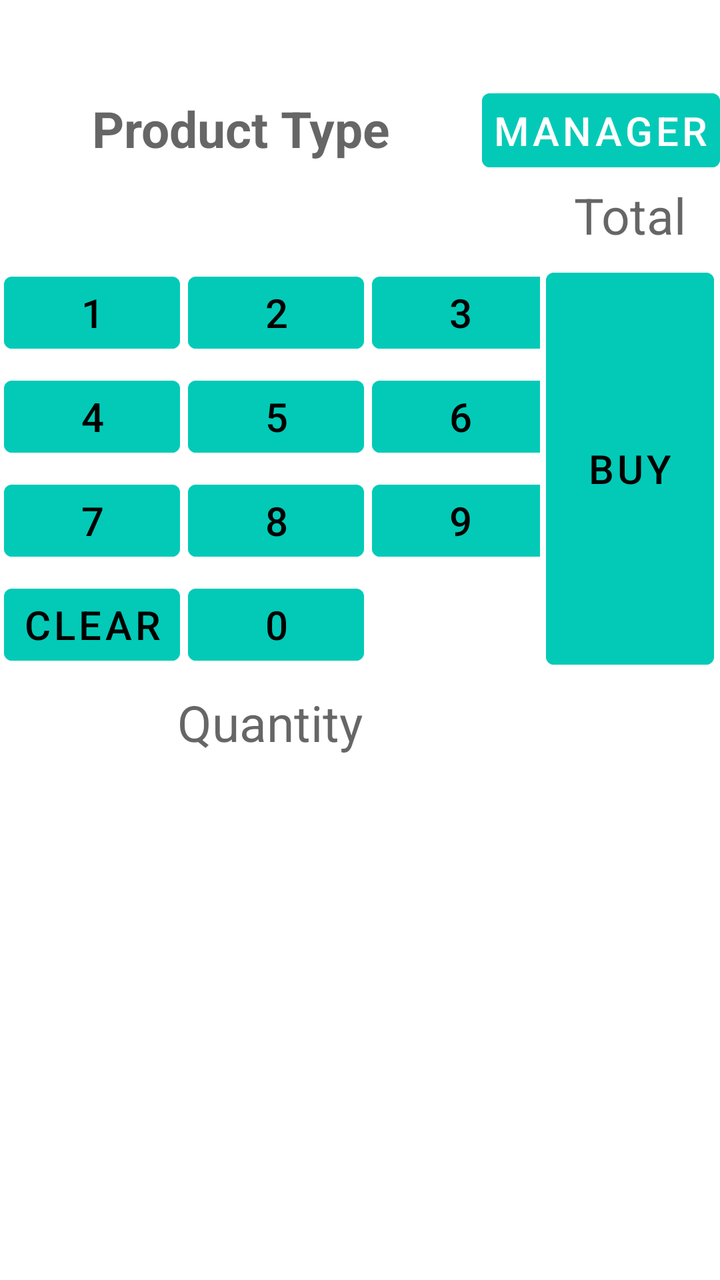
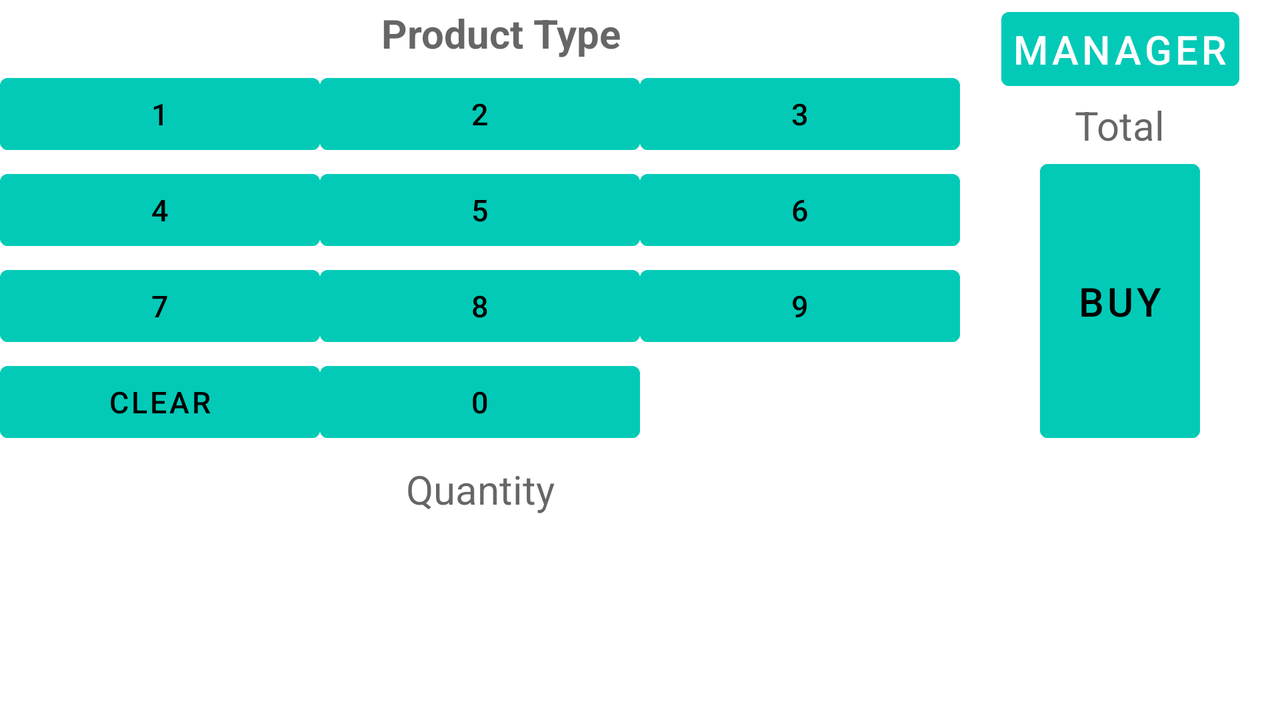

One screen, two layout resources from the same app: the default and the repository's alternative for another configuration. Each is rendered where Android would select it; the XML of both is given below.
<!-- AndroidManifest.xml: application theme Theme.CashRegisterApp -->
<!-- res/layout/activity_main.xml -->
<?xml version="1.0" encoding="utf-8"?>
<androidx.constraintlayout.widget.ConstraintLayout xmlns:android="http://schemas.android.com/apk/res/android"
    xmlns:app="http://schemas.android.com/apk/res-auto"
    xmlns:tools="http://schemas.android.com/tools"
    android:layout_width="match_parent"
    android:layout_height="match_parent"
    tools:context=".MainActivity">

    <TableLayout
        android:id="@+id/tableLayout"
        android:layout_width="0dp"
        android:layout_height="wrap_content"
        android:columnCount="3"
        android:rowCount="4"
        android:stretchColumns="*"
        app:layout_constraintBottom_toTopOf="@id/quantity_tv"
        app:layout_constraintEnd_toStartOf="@id/guidelineV1"
        app:layout_constraintStart_toStartOf="parent"
        app:layout_constraintTop_toBottomOf="@id/total_tv">

        <TableRow>

            <Button
                android:id="@+id/button1"
                style="?android:attr/buttonBarButtonStyle"
                android:layout_width="wrap_content"
                android:layout_height="wrap_content"
                android:layout_margin="2dp"
                android:backgroundTint="@color/app_color"
                android:text="@string/one"
                android:textColor="@color/black"
                android:textSize="@dimen/common_button_text_size"
                tools:ignore="NestedWeights" />

            <Button
                android:id="@+id/button2"

                style="?android:attr/buttonBarButtonStyle"
                android:layout_width="wrap_content"
                android:layout_height="wrap_content"
                android:layout_margin="2dp"
                android:backgroundTint="@color/app_color"
                android:text="@string/two"
                android:textColor="@color/black"

                android:textSize="@dimen/common_button_text_size"
                tools:ignore="NestedWeights" />

            <Button
                android:id="@+id/button3"

                style="?android:attr/buttonBarButtonStyle"
                android:layout_width="wrap_content"
                android:layout_height="wrap_content"
                android:layout_margin="2dp"
                android:backgroundTint="@color/app_color"
                android:text="@string/_3"
                android:textColor="@color/black"

                android:textSize="@dimen/common_button_text_size"
                tools:ignore="NestedWeights" />


        </TableRow>

        <TableRow>

            <Button
                android:id="@+id/button4"

                style="?android:attr/buttonBarButtonStyle"
                android:layout_width="wrap_content"
                android:layout_height="wrap_content"
                android:layout_margin="2dp"
                android:backgroundTint="@color/app_color"
                android:text="@string/four"
                android:textColor="@color/black"

                android:textSize="@dimen/common_button_text_size"
                tools:ignore="NestedWeights" />

            <Button
                android:id="@+id/button5"

                style="?android:attr/buttonBarButtonStyle"
                android:layout_width="wrap_content"
                android:layout_height="wrap_content"
                android:layout_margin="2dp"
                android:backgroundTint="@color/app_color"
                android:text="@string/five"
                android:textColor="@color/black"

                android:textSize="@dimen/common_button_text_size"
                tools:ignore="NestedWeights" />

            <Button
                android:id="@+id/button6"

                style="?android:attr/buttonBarButtonStyle"
                android:layout_width="wrap_content"
                android:layout_height="wrap_content"
                android:layout_margin="2dp"
                android:backgroundTint="@color/app_color"
                android:text="@string/six"
                android:textColor="@color/black"

                android:textSize="@dimen/common_button_text_size"
                tools:ignore="NestedWeights" />

        </TableRow>

        <TableRow>

            <Button
                android:id="@+id/button7"

                style="?android:attr/buttonBarButtonStyle"
                android:layout_width="wrap_content"
                android:layout_height="wrap_content"
                android:layout_margin="2dp"
                android:backgroundTint="@color/app_color"
                android:text="@string/seven"
                android:textColor="@color/black"

                android:textSize="@dimen/common_button_text_size"
                tools:ignore="NestedWeights" />

            <Button
                android:id="@+id/button8"

                style="?android:attr/buttonBarButtonStyle"
                android:layout_width="wrap_content"
                android:layout_height="wrap_content"
                android:layout_margin="2dp"
                android:backgroundTint="@color/app_color"
                android:text="@string/eight"
                android:textColor="@color/black"

                android:textSize="@dimen/common_button_text_size"
                tools:ignore="NestedWeights" />

            <Button
                android:id="@+id/button9"

                style="?android:attr/buttonBarButtonStyle"
                android:layout_width="wrap_content"
                android:layout_height="wrap_content"
                android:layout_margin="2dp"
                android:backgroundTint="@color/app_color"
                android:text="@string/nine"
                android:textColor="@color/black"

                android:textSize="@dimen/common_button_text_size"
                tools:ignore="NestedWeights" />

        </TableRow>

        <TableRow>

            <Button
                android:id="@+id/buttonClear"

                style="?android:attr/buttonBarButtonStyle"
                android:layout_width="wrap_content"
                android:layout_height="wrap_content"
                android:layout_margin="2dp"
                android:backgroundTint="@color/app_color"
                android:text="@string/clear"
                android:textColor="@color/black"
                android:textSize="@dimen/common_button_text_size"
                tools:ignore="NestedWeights" />

            <Button
                android:id="@+id/button0"

                style="?android:attr/buttonBarButtonStyle"
                android:layout_width="wrap_content"
                android:layout_height="wrap_content"
                android:layout_margin="2dp"
                android:backgroundTint="@color/app_color"
                android:text="@string/zero"
                android:textColor="@color/black"
                android:textSize="@dimen/common_button_text_size"
                tools:ignore="NestedWeights" />

        </TableRow>

    </TableLayout>

    <TextView
        android:id="@+id/product_type"
        android:layout_width="wrap_content"
        android:layout_height="wrap_content"
        android:gravity="center"
        android:hint="@string/product_type"
        android:padding="6dp"
        android:text=""
        android:textColor="@color/black"
        android:textSize="@dimen/textview_text_size"
        android:textStyle="bold"
        app:layout_constraintBottom_toTopOf="@+id/guidelineH1"
        app:layout_constraintEnd_toStartOf="@+id/buttonManager"
        app:layout_constraintStart_toStartOf="parent"
        app:layout_constraintTop_toTopOf="parent" />

    <Button

        android:id="@+id/buttonManager"
        style="?android:attr/buttonBarButtonStyle"
        android:layout_width="wrap_content"
        android:layout_height="wrap_content"
        android:backgroundTint="@color/app_color"
        android:padding="@dimen/manager_padding"
        android:text="@string/manager"
        android:textColor="@color/white"
        android:textSize="@dimen/common_button_text_size"
        app:layout_constraintBottom_toTopOf="@id/tableLayout"
        app:layout_constraintEnd_toEndOf="parent"
        app:layout_constraintTop_toTopOf="parent" />

    <TextView
        android:id="@+id/total_tv"
        android:layout_width="wrap_content"
        android:layout_height="wrap_content"
        android:hint="@string/total"
        android:padding="6dp"
        android:text=""
        android:textColor="@color/black"
        android:textSize="@dimen/textview_text_size"
        app:layout_constraintBottom_toTopOf="@id/guidelineH1"
        app:layout_constraintEnd_toEndOf="parent"
        app:layout_constraintStart_toStartOf="@+id/guidelineV1"
        app:layout_constraintTop_toBottomOf="@+id/product_type" />

    <androidx.constraintlayout.widget.Guideline
        android:id="@+id/guidelineH1"
        android:layout_width="wrap_content"
        android:layout_height="wrap_content"
        android:orientation="horizontal"
        app:layout_constraintGuide_percent=".20" />

    <androidx.constraintlayout.widget.Guideline
        android:id="@+id/guidelineH2"
        android:layout_width="wrap_content"
        android:layout_height="wrap_content"
        android:orientation="horizontal"

        app:layout_constraintGuide_percent=".50" />

    <androidx.constraintlayout.widget.Guideline
        android:id="@+id/guidelineV1"
        android:layout_width="wrap_content"
        android:layout_height="wrap_content"
        android:orientation="vertical"
        app:layout_constraintGuide_percent=".75" />

    <Button

        android:id="@+id/buttonBuy"
        style="?android:attr/buttonBarButtonStyle"
        android:layout_width="0dp"
        android:layout_height="0dp"
        android:layout_marginStart="3dp"
        android:layout_marginEnd="3dp"
        android:backgroundTint="@color/app_color"
        android:text="@string/buy"
        android:textColor="@color/black"
        android:textSize="@dimen/common_button_text_size"
        app:layout_constraintBottom_toBottomOf="@id/tableLayout"
        app:layout_constraintEnd_toEndOf="parent"
        app:layout_constraintStart_toEndOf="@id/guidelineV1"
        app:layout_constraintTop_toBottomOf="@+id/total_tv"

        tools:ignore="NestedWeights" />

    <TextView
        android:id="@+id/quantity_tv"
        android:layout_width="wrap_content"
        android:layout_height="wrap_content"
        android:gravity="center"
        android:hint="@string/quantity"
        android:text=""
        android:padding="6dp"
        android:textColor="@color/black"
        android:textSize="@dimen/textview_text_size"
        app:layout_constraintEnd_toStartOf="@id/guidelineV1"
        app:layout_constraintStart_toStartOf="parent"
        app:layout_constraintTop_toBottomOf="@id/tableLayout" />

    <ListView
        android:id="@+id/listview_products"
        android:layout_width="match_parent"
        android:layout_height="0dp"
        android:layout_marginTop="40dp"

        app:layout_constraintBottom_toBottomOf="parent"
        app:layout_constraintEnd_toEndOf="parent"
        app:layout_constraintStart_toStartOf="parent"
        app:layout_constraintTop_toBottomOf="@id/quantity_tv"
        tools:listitem="@layout/list_row" />
</androidx.constraintlayout.widget.ConstraintLayout>
<!-- res/layout/list_row.xml (included above) -->
<?xml version="1.0" encoding="utf-8"?>
<LinearLayout xmlns:android="http://schemas.android.com/apk/res/android"
    android:layout_width="match_parent"
    android:layout_height="wrap_content"
    android:orientation="horizontal"
    android:weightSum="3"
    >

    <LinearLayout
        android:layout_width="0dp"
        android:layout_height="wrap_content"
        android:layout_weight="1.5"
        android:orientation="vertical">

        <TextView
            android:id="@+id/list_type"
            android:layout_width="wrap_content"
            android:layout_height="wrap_content"
            android:layout_marginStart="10dp"
            android:text="Pants"
            android:textColor="@color/black"
            android:textSize="@dimen/common_button_text_size" />

        <TextView
            android:id="@+id/list_price"
            android:layout_width="wrap_content"
            android:layout_height="wrap_content"
            android:layout_marginStart="10dp"
            android:text="20.44"
            android:textSize="@dimen/common_button_text_size" />
    </LinearLayout>

    <TextView
        android:id="@+id/list_quantity"
        android:layout_width="0dp"
        android:layout_height="match_parent"
        android:text="10"
        android:gravity="center"
        android:layout_weight="1.5"
        android:textSize="@dimen/common_button_text_size"
        />

</LinearLayout>
<!-- resources referenced by this layout -->
<resources>
  <color name="app_color">#02CAB7</color>
  <color name="black">#FF000000</color>
  <color name="white">#FFFFFFFF</color>
  <dimen name="common_button_text_size">20sp</dimen>
  <dimen name="manager_padding">5dp</dimen>
  <dimen name="textview_text_size">25sp</dimen>
  <string name="_3">3</string>
  <string name="buy">BUY</string>
  <string name="clear">Clear</string>
  <string name="eight">8</string>
  <string name="five">5</string>
  <string name="four">4</string>
  <string name="manager">Manager</string>
  <string name="nine">9</string>
  <string name="one">1</string>
  <string name="product_type">Product Type</string>
  <string name="quantity">Quantity</string>
  <string name="seven">7</string>
  <string name="six">6</string>
  <string name="total">Total</string>
  <string name="two">2</string>
  <string name="zero">0</string>
  <style name="Theme.CashRegisterApp" parent="Theme.MaterialComponents.DayNight.DarkActionBar">
          
          <item name="colorPrimary">@color/app_color</item>
          <item name="colorPrimaryVariant">@color/app_color2</item>
          <item name="colorOnPrimary">@color/white</item>
          
          <item name="colorSecondary">@color/teal_200</item>
          <item name="colorSecondaryVariant">@color/teal_700</item>
          <item name="colorOnSecondary">@color/black</item>
          
          <item name="android:statusBarColor">?attr/colorPrimaryVariant</item>
          
      </style>
  <color name="app_color2">#06AA9A</color>
  <color name="teal_200">#FF03DAC5</color>
  <color name="teal_700">#FF018786</color>
</resources>
<!-- res/layout-land/activity_main.xml (the repository's variant of the layout above) -->
<!-- drawn on the phone turned sideways -->
<?xml version="1.0" encoding="utf-8"?>
<androidx.constraintlayout.widget.ConstraintLayout xmlns:android="http://schemas.android.com/apk/res/android"
    xmlns:app="http://schemas.android.com/apk/res-auto"
    xmlns:tools="http://schemas.android.com/tools"
    android:layout_width="match_parent"
    android:layout_height="match_parent"
    tools:context=".MainActivity">

    <TableLayout
        android:id="@+id/tableLayout"
        android:layout_width="0dp"
        android:layout_height="wrap_content"
        android:columnCount="3"
        android:rowCount="4"
        android:stretchColumns="*"
        app:layout_constraintEnd_toStartOf="@id/guidelineV1"
        app:layout_constraintStart_toStartOf="parent"
        app:layout_constraintTop_toBottomOf="@id/product_type">

        <TableRow>

            <Button
                android:id="@+id/button1"
                style="?android:attr/buttonBarButtonStyle"
                android:layout_width="0dp"
                android:layout_height="wrap_content"
                android:backgroundTint="@color/app_color"
                android:text="@string/one"
                android:textColor="@color/black"
                android:textSize="@dimen/landscape_common_button_text_size"
                tools:ignore="NestedWeights" />

            <Button
                android:id="@+id/button2"

                style="?android:attr/buttonBarButtonStyle"
                android:layout_width="wrap_content"
                android:layout_height="wrap_content"
                android:backgroundTint="@color/app_color"
                android:text="@string/two"
                android:textColor="@color/black"

                android:textSize="@dimen/landscape_common_button_text_size"
                tools:ignore="NestedWeights" />

            <Button
                android:id="@+id/button3"

                style="?android:attr/buttonBarButtonStyle"
                android:layout_width="wrap_content"
                android:layout_height="wrap_content"
                android:backgroundTint="@color/app_color"
                android:text="@string/_3"
                android:textColor="@color/black"

                android:textSize="@dimen/landscape_common_button_text_size"
                tools:ignore="NestedWeights" />


        </TableRow>

        <TableRow>

            <Button
                android:id="@+id/button4"

                style="?android:attr/buttonBarButtonStyle"
                android:layout_width="wrap_content"
                android:layout_height="wrap_content"
                android:backgroundTint="@color/app_color"
                android:text="@string/four"
                android:textColor="@color/black"

                android:textSize="@dimen/landscape_common_button_text_size"
                tools:ignore="NestedWeights" />

            <Button
                android:id="@+id/button5"

                style="?android:attr/buttonBarButtonStyle"
                android:layout_width="wrap_content"
                android:layout_height="wrap_content"
                android:backgroundTint="@color/app_color"
                android:text="@string/five"
                android:textColor="@color/black"

                android:textSize="@dimen/landscape_common_button_text_size"
                tools:ignore="NestedWeights" />

            <Button
                android:id="@+id/button6"

                style="?android:attr/buttonBarButtonStyle"
                android:layout_width="wrap_content"
                android:layout_height="wrap_content"
                android:backgroundTint="@color/app_color"
                android:text="@string/six"
                android:textColor="@color/black"

                android:textSize="@dimen/landscape_common_button_text_size"
                tools:ignore="NestedWeights" />

        </TableRow>

        <TableRow>

            <Button
                android:id="@+id/button7"

                style="?android:attr/buttonBarButtonStyle"
                android:layout_width="wrap_content"
                android:layout_height="wrap_content"
                android:backgroundTint="@color/app_color"
                android:text="@string/seven"
                android:textColor="@color/black"

                android:textSize="@dimen/landscape_common_button_text_size"
                tools:ignore="NestedWeights" />

            <Button
                android:id="@+id/button8"

                style="?android:attr/buttonBarButtonStyle"
                android:layout_width="wrap_content"
                android:layout_height="wrap_content"
                android:backgroundTint="@color/app_color"
                android:text="@string/eight"
                android:textColor="@color/black"

                android:textSize="@dimen/landscape_common_button_text_size"
                tools:ignore="NestedWeights" />

            <Button
                android:id="@+id/button9"

                style="?android:attr/buttonBarButtonStyle"
                android:layout_width="wrap_content"
                android:layout_height="wrap_content"
                android:backgroundTint="@color/app_color"
                android:text="@string/nine"
                android:textColor="@color/black"

                android:textSize="@dimen/landscape_common_button_text_size"

         tools:ignore="NestedWeights" />

        </TableRow>

        <TableRow>

            <Button
                android:id="@+id/buttonClear"

                style="?android:attr/buttonBarButtonStyle"
                android:layout_width="wrap_content"
                android:layout_height="wrap_content"
                android:backgroundTint="@color/app_color"
                android:text="@string/clear"
                android:textColor="@color/black"
                android:textSize="@dimen/landscape_common_button_text_size"
                tools:ignore="NestedWeights" />

            <Button
                android:id="@+id/button0"

                style="?android:attr/buttonBarButtonStyle"
                android:layout_width="wrap_content"
                android:layout_height="wrap_content"
                android:backgroundTint="@color/app_color"
                android:text="@string/zero"
                android:textColor="@color/black"
                android:textSize="@dimen/landscape_common_button_text_size"
                tools:ignore="NestedWeights" />

        </TableRow>

    </TableLayout>

    <TextView
        android:id="@+id/product_type"
        android:layout_width="wrap_content"
        android:layout_height="0dp"
        android:gravity="center"
        android:hint="@string/product_type"
        android:padding="@dimen/padding1"
        android:text=""
        android:textColor="@color/black"
        android:textSize="@dimen/common_button_text_size"
        android:textStyle="bold"
        app:layout_constraintEnd_toStartOf="@+id/buttonManager"
        app:layout_constraintStart_toStartOf="parent"
        app:layout_constraintTop_toTopOf="parent" />

    <Button

        android:id="@+id/buttonManager"
        style="?android:attr/buttonBarButtonStyle"
        android:layout_width="wrap_content"
        android:layout_height="wrap_content"
        android:backgroundTint="@color/app_color"
        android:padding="@dimen/manager_padding"
        android:text="@string/manager"
        android:textColor="@color/white"
        android:textSize="@dimen/common_button_text_size"
        app:layout_constraintStart_toEndOf="@id/guidelineV1"
        app:layout_constraintEnd_toEndOf="parent"
        app:layout_constraintTop_toTopOf="parent" />

    <TextView
        android:id="@+id/total_tv"
        android:layout_width="wrap_content"
        android:layout_height="wrap_content"
        android:hint="@string/total"
        android:text=""
        android:textColor="@color/black"
        android:textSize="@dimen/common_button_text_size"
        app:layout_constraintEnd_toEndOf="parent"
        app:layout_constraintStart_toStartOf="@+id/guidelineV1"
        app:layout_constraintTop_toBottomOf="@id/buttonManager"/>

    <androidx.constraintlayout.widget.Guideline
        android:id="@+id/guidelineH1"
        android:layout_width="wrap_content"
        android:layout_height="wrap_content"
        android:orientation="horizontal"
       app:layout_constraintGuide_percent=".13"/>

    <androidx.constraintlayout.widget.Guideline
        android:id="@+id/guidelineH2"
        android:layout_width="wrap_content"
        android:layout_height="wrap_content"
        android:orientation="horizontal"

        app:layout_constraintGuide_percent=".50" />

    <androidx.constraintlayout.widget.Guideline
        android:id="@+id/guidelineV1"
        android:layout_width="wrap_content"
        android:layout_height="wrap_content"
        android:orientation="vertical"
        app:layout_constraintGuide_percent=".75" />

    <Button

        android:id="@+id/buttonBuy"
        style="?android:attr/buttonBarButtonStyle"
        android:layout_width="0dp"
        android:layout_height="0dp"
        android:backgroundTint="@color/app_color"
        android:text="@string/buy"
        android:layout_marginStart="@dimen/btn_margin"
        android:layout_marginEnd="@dimen/btn_margin"
        android:textColor="@color/black"
        android:textSize="@dimen/common_button_text_size"
        app:layout_constraintBottom_toBottomOf="@id/tableLayout"
        app:layout_constraintEnd_toEndOf="parent"
        app:layout_constraintStart_toEndOf="@id/guidelineV1"
        app:layout_constraintTop_toBottomOf="@+id/total_tv"

        tools:ignore="NestedWeights" />

    <TextView
        android:id="@+id/quantity_tv"
        android:layout_width="wrap_content"
        android:layout_height="wrap_content"
        android:gravity="center"
        android:hint="@string/quantity"
        android:text=""
        android:padding="6dp"
        android:textColor="@color/black"
        android:textSize="@dimen/common_button_text_size"
        app:layout_constraintEnd_toStartOf="@id/guidelineV1"
        app:layout_constraintStart_toStartOf="parent"
        app:layout_constraintTop_toBottomOf="@id/tableLayout" />

    <ListView
        android:id="@+id/listview_products"
        android:layout_width="match_parent"
        android:layout_height="0dp"
        android:layout_marginTop="@dimen/common_button_margin"

        app:layout_constraintBottom_toBottomOf="parent"
        app:layout_constraintEnd_toEndOf="parent"
        app:layout_constraintStart_toStartOf="parent"
        app:layout_constraintTop_toBottomOf="@id/quantity_tv"
        tools:listitem="@layout/list_row" />

    <androidx.constraintlayout.widget.Guideline
        android:id="@+id/guidelinev2"
        android:layout_width="wrap_content"
        android:layout_height="wrap_content"
        android:orientation="vertical"
        app:layout_constraintGuide_percent=".92" />

    <androidx.constraintlayout.widget.Guideline
        android:id="@+id/guidelineh3"
        android:layout_width="wrap_content"
        android:layout_height="wrap_content"
        android:orientation="horizontal"
       app:layout_constraintGuide_percent=".62" />
</androidx.constraintlayout.widget.ConstraintLayout>
<!-- resources referenced by the variant -->
<!-- as the phone turned sideways resolves them -->
<resources>
  <color name="app_color">#02CAB7</color>
  <color name="black">#FF000000</color>
  <color name="white">#FFFFFFFF</color>
  <dimen name="btn_margin">40dp</dimen>
  <dimen name="common_button_margin">2.5dp</dimen>
  <dimen name="common_button_text_size">20sp</dimen>
  <dimen name="landscape_common_button_text_size">15sp</dimen>
  <dimen name="manager_padding">5dp</dimen>
  <dimen name="padding1">3dp</dimen>
  <string name="_3">3</string>
  <string name="buy">BUY</string>
  <string name="clear">Clear</string>
  <string name="eight">8</string>
  <string name="five">5</string>
  <string name="four">4</string>
  <string name="manager">Manager</string>
  <string name="nine">9</string>
  <string name="one">1</string>
  <string name="product_type">Product Type</string>
  <string name="quantity">Quantity</string>
  <string name="seven">7</string>
  <string name="six">6</string>
  <string name="total">Total</string>
  <string name="two">2</string>
  <string name="zero">0</string>
  <style name="Theme.CashRegisterApp" parent="Theme.MaterialComponents.DayNight.DarkActionBar">
          
          <item name="colorPrimary">@color/app_color</item>
          <item name="colorPrimaryVariant">@color/app_color2</item>
          <item name="colorOnPrimary">@color/white</item>
          
          <item name="colorSecondary">@color/teal_200</item>
          <item name="colorSecondaryVariant">@color/teal_700</item>
          <item name="colorOnSecondary">@color/black</item>
          
          <item name="android:statusBarColor">?attr/colorPrimaryVariant</item>
          
      </style>
  <color name="app_color2">#06AA9A</color>
  <color name="teal_200">#FF03DAC5</color>
  <color name="teal_700">#FF018786</color>
</resources>
